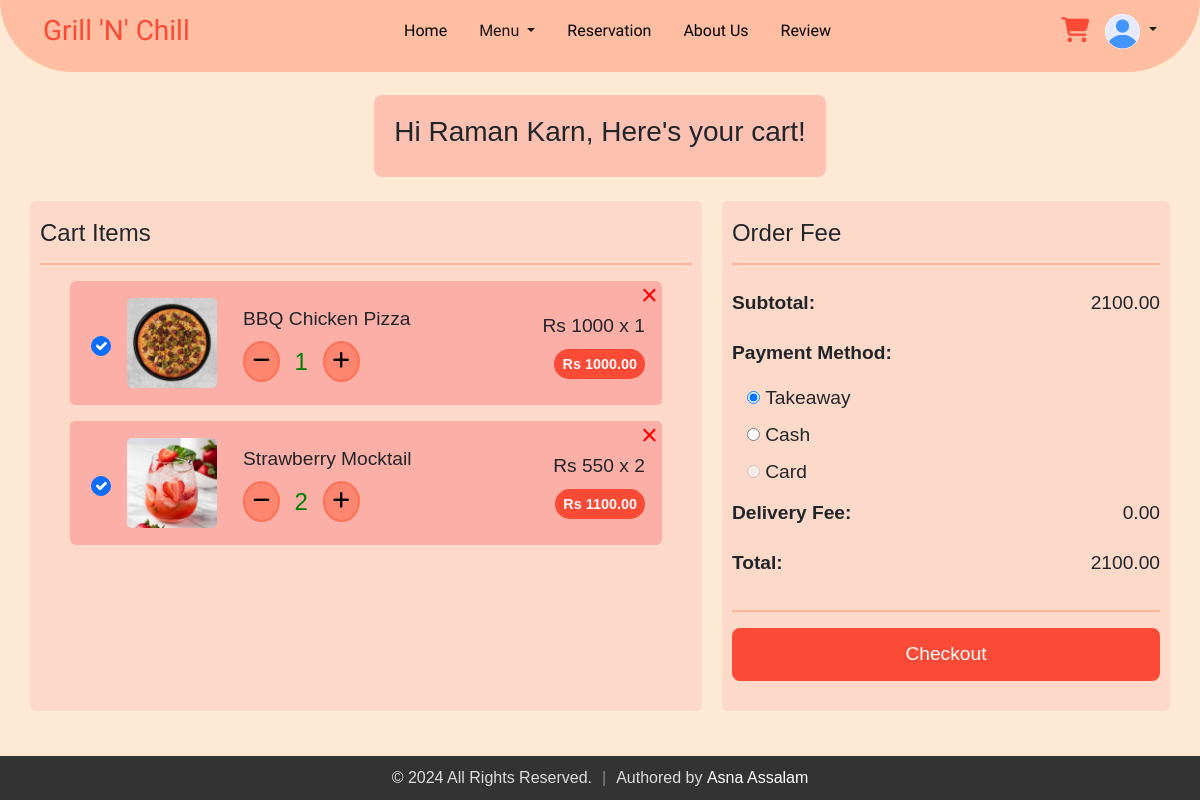
The app's page /cart.php (signed in) with its own data.
### tables this page shows
CREATE TABLE `users` (
  `email` varchar(255) NOT NULL,
  `firstName` varchar(255) NOT NULL,
  `lastName` varchar(255) NOT NULL,
  `contact` varchar(10) NOT NULL,
  `password` varchar(255) NOT NULL,
  `dateCreated` timestamp NOT NULL DEFAULT current_timestamp(),
  `profile_image` varchar(255) NOT NULL DEFAULT 'default.jpg',
  `is_active` tinyint(1) DEFAULT 1
);

CREATE TABLE `cart` (
  `id` int(11) NOT NULL,
  `itemName` varchar(255) NOT NULL,
  `price` decimal(10,0) NOT NULL,
  `image` varchar(255) NOT NULL,
  `quantity` int(11) NOT NULL,
  `catName` varchar(255) NOT NULL,
  `email` varchar(255) NOT NULL,
  `total_price` decimal(10,2) NOT NULL,
  `date_added` timestamp NOT NULL DEFAULT current_timestamp()
);

### cart.php (the view, shortened to what this page needs)
<?php
require 'db_connection.php';
$email = $_SESSION['email'];
$stmt = $conn->prepare('SELECT * FROM users WHERE email=?');
$stmt->bind_param('s', $email);
$stmt->execute();
$result = $stmt->get_result();
$user = $result->fetch_assoc();
$stmt = $conn->prepare('SELECT * FROM cart WHERE email=?');
$stmt->bind_param('s', $email);
$stmt->execute();
$itemsResult = $stmt->get_result();
?>
<!DOCTYPE html>
<html lang="en">
<head>
  <link rel='stylesheet' href='https://cdnjs.cloudflare.com/ajax/libs/twitter-bootstrap/4.5.2/css/bootstrap.min.css' />
  <link rel='stylesheet' href='https://cdnjs.cloudflare.com/ajax/libs/font-awesome/5.9.0/css/all.min.css' />
  <link href="https://stackpath.bootstrapcdn.com/bootstrap/5.3.0/css/bootstrap.min.css" rel="stylesheet">
  <link href="https://cdn.jsdelivr.net/npm/bootstrap@5.3.3/dist/css/bootstrap.min.css" rel="stylesheet">
  <link rel="stylesheet" href="https://cdnjs.cloudflare.com/ajax/libs/font-awesome/6.2.0/css/all.min.css" />
  <link rel="stylesheet" href="cart.css" />
</head>
<body>
  <?php
  if ($_SESSION['userloggedin']) {
    include_once('nav-logged.php');
  } else {
    include_once('navbar.php');
  }
  ?>
  <div class="title mb-4">
    <h3>Hi <?php echo $user['firstName'] . " " . $user['lastName']; ?>, Here's your cart!</h3>
  </div>
  <div class="cart-details ">
    <div class="cart-items">
      <h4 class="mt-2">Cart Items</h4>
      <hr>
      <ul class="list-group">
        <?php if ($itemsResult->num_rows > 0): ?>
          <?php while ($item = $itemsResult->fetch_assoc()) : ?>
            <li class="d-flex justify-content-between align-items-center mb-3 list-group-item">
              <div class="d-flex align-items-center">
                <input type="checkbox" class="form-check-input ms-1 selection" style="width: 20px; height: 20px; border-radius: 50%; " data-price="<?= $item['price'] ?>" checked>
                <?php
                if (!empty($item['image'])) {
                  echo '<img src="uploads/' . htmlspecialchars($item['image']) . '" alt="Item Image" class="item-image ">';
                } else {
                  echo '<span>No image available</span>';
                }
                ?>
                <div class="ms-3">
                  <div class="mt-1"><?php echo $item['itemName']; ?></div>
                  <div class="quantity mt-2 mb-1">
                    <button class="minus-btn minus-quantity-btn" type="button" data-id="<?= $item['id'] ?>" data-price="<?= $item['price'] ?>" min="1">
                      <i class="fas fa-minus"></i>
                    </button>
                    <input type="text" class="itemQty" value="<?= $item['quantity'] ?>" min="1" data-id="<?= $item['id'] ?>" data-price="<?= $item['price'] ?>">
                    <button class="plus-btn plus-quantity-btn" type="button" data-id="<?= $item['id'] ?>" data-price="<?= $item['price'] ?>">
                      <i class="fas fa-plus"></i>
                    </button>
                  </div>
                </div>
              </div>
              <div class="mt-1">
                <div class="d-flex flex-row justify-content-between align-items-start quantity-price">
                  <div>
                    Rs <span class="item-price"><?= $item['price'] ?></span> x <span class="item-quantity"><?= $item['quantity'] ?></span>
                  </div>
                </div>
                <div class="d-flex flex-row justify-content-end align-items-end">
                  <span class="badge rounded-pill text-light p-2 mt-2 item-total-price" style="background-color: #fb4a36;">Rs <?= $item['total_price'] ?></span>
                </div>
              </div>
              <button class="delete-icon" data-id="<?= $item['id'] ?>">
                &times;
              </button>
            </li>
          <?php endwhile; ?>
        <?php else: ?>
          <li class="list-group-item">
            Your cart is empty!
          </li>
        <?php endif; ?>
      </ul>
    </div>
    <div class="order-summary">
      <h4 class="mt-2">Order Fee</h4>
      <hr class="mb-4">
      <div class="summary-details ">
        <p><strong>Subtotal:</strong></p>
        <p> <span id="subtotal">0</span></p>
      </div>
      <div class="summary-details payment">
        <p><strong>Payment Method:</strong></p>
        <div>
          <input type="radio" id="takeaway" name="payment_mode" value="Takeaway" checked>
          <label for="Takeaway">Takeaway</label>
        </div>
        <div>
          <input type="radio" id="cash" name="payment_mode" value="Cash">
          <label for="Cash">Cash</label>
        </div>
        <div>
          <input type="radio" id="card" name="payment_mode" value="Card" disabled style="cursor: not-allowed;">
          <label for="Card">Card</label>
        </div>
      </div>
      <div class="summary-details">
        <p><strong>Delivery Fee: </strong></p>
        <p> <span id="delivery-fee">0</span></p>
      </div>
      <div class="summary-details mb-3">
        <p><strong>Total:</strong></p>
        <p><span id="total">0</span></p>
      </div>
      <hr>
      <form id="checkout-form" action="order_review.php" method="post">
        <button type="button" id="checkout-button">Checkout</button>
      </form>
    </div>
  </div>
</body>
</html>

### nav-logged.php (shortened to what this page needs)
<?php
include 'db_connection.php';
$useremail = isset($_SESSION['email']) ? $_SESSION['email'] : '';
function get_UserInfo($email)
{
  global $conn;
  $stmt = $conn->prepare("SELECT  profile_image FROM users WHERE email = ?");
  $stmt->bind_param("s", $email);
  $stmt->execute();
  $stmt->bind_result($profile_image);
  return [
    'profile_image' => $profile_image ?: 'default.jpg'
  ];
}
$userinfo = get_UserInfo($useremail);
?>
<!DOCTYPE html>
<html lang="en">
<head>
  <link href="https://cdn.jsdelivr.net/npm/bootstrap@5.3.3/dist/css/bootstrap.min.css" rel="stylesheet" />
  <link rel="stylesheet" href="https://cdnjs.cloudflare.com/ajax/libs/font-awesome/6.2.0/css/all.min.css" />
</head>
<body>
  <?php
  $current_page = basename($_SERVER['PHP_SELF']);
  ?>
  <div>
    <nav class="navbar navbar-expand-md fixed-top">
      <div class="container-fluid nav-container">
        <a class="navbar-brand me-auto logo" href="index.php">Grill 'N' Chill</a>
        <div class="offcanvas offcanvas-end" tabindex="-1" id="offcanvasNavbar" aria-labelledby="offcanvasNavbarLabel">
          <div class="offcanvas-body text-center">
            <ul class="navbar-nav justify-content-center flex-grow-1 pe-3">
              <li class="nav-item">
                <a class="nav-link mx-lg-2 <?php echo $current_page == 'index.php' ? 'active' : ''; ?>" aria-current="page" href="index.php">Home</a>
              </li>
              <li class="nav-item dropdown">
                <a class="nav-link dropdown-toggle mx-lg-2 <?php echo $current_page == 'menu.php' ? 'active' : ''; ?>" href="menu.php" role="button" aria-haspopup="true" aria-expanded="false">
                  Menu
                </a>
              </li>
              <li class="nav-item">
                <a class="nav-link mx-lg-2 <?php echo $current_page == 'index.php#Reservation' ? 'active' : ''; ?>" href="index.php#Reservation">Reservation</a>
              </li>
              <li class="nav-item">
                <a class="nav-link mx-lg-2 <?php echo $current_page == 'index.php#About-Us' ? 'active' : ''; ?>" href="index.php#About-Us">About Us</a>
              </li>
              <li class="nav-item">
                <a class="nav-link mx-lg-2 <?php echo $current_page == '#review' ? 'active' : ''; ?>" href="#review">Review</a>
              </li>
            </ul>
          </div>
        </div>
        <a class="nav-link cart <?php echo $current_page == 'cart.php' ? 'active' : ''; ?>" href="cart.php"><i class="fas fa-shopping-cart"></i>
          <span id="cart-item" class="badge badge-danger"></span></a>
        <li class="nav-item dropdown ms-3" style="list-style: none; ">
          <a href="#" class="dropdown-toggle" id="profileDropdown" data-toggle="dropdown" aria-haspopup="true" aria-expanded="false">
            <img src="uploads/<?php echo htmlspecialchars($userinfo['profile_image']); ?>" alt="Profile Picture" class="nav-profile">
          </a>
        </li>
      </div>
    </nav>
  </div>
</body>
</html>

### cart.css (style rules this page uses)
* { margin: 0; padding: 0; }
body { background: #feead4; padding-top: 95px; }
.cart-details { display: flex; justify-content: space-between; gap: 20px; margin-bottom: 80px; margin-left: 30px; margin-right: 30px; }
.cart-items { flex: 60%; border-radius: 6px; background-color: #fdd9c9; padding: 10px; }
.order-summary { flex: 40%; background-color: #fdd9c9; padding: 10px; border-radius: 6px; height: 510px; }
.cart-items .list-group-item { display: flex; justify-content: space-between; align-items: center; position: relative; }
.list-group li { border: none; padding: 17px; background: #fcafa7; border-radius: 5px; margin-left: 30px; margin-right: 30px; font-size: 1.2rem; }
.quantity { display: flex; align-items: center; margin-top: 5px; }
.minus-btn, .plus-btn { background-color: rgba(253, 108, 77, 0.6); border: 2px solid rgba(253, 108, 77, 0.8); padding: 4px 8px; cursor: pointer; border-radius: 50%; }
.itemQty { width: 33px; text-align: center; border: none; background: none; margin: 0 5px 0 5px; font-size: 1.5rem; color: green; }
.item-image { width: 90px; height: 90px; object-fit: cover; margin-right: 10px; margin-left: 40px; border-radius: 5px; }
.summary-details { display: flex; justify-content: space-between; margin-bottom: 5px; font-size: 1.2rem; }
.cart-details hr { border: 1px solid orangered; }
.summary-details strong { font-weight: 600; }
.delete-icon { position: absolute; top: -7px; right: 4px; cursor: pointer; background: transparent; border: none; font-size: 1.8rem; color: red; }
.payment { display: flex; flex-direction: column; }
.payment input { margin-left: 15px ; }
.order-summary button { background-color: #fb4a36; color: white; border: 2px solid #fb4a36; padding: 10px; cursor: pointer; border-radius: 8px; transition: all 0.3s ease; font-size: 1.2rem; width: 100%; }
.title { display: flex; align-items: center; text-align: center; background-color: #fcc1b1; padding: 20px; border-radius: 8px; margin: 0 auto; max-width: fit-content; }

### nav-logged.php (style rules this page uses)
* { margin: 0; padding: 0; }
body { background-color: #feead4; font-family: "Poppins", sans-serif; font-weight: 300; font-style: normal; }
a { color: white; text-decoration: none; }
.navbar-brand, .offcanvas-header { color: #fb4a36; font-family: "Chewy", system-ui; font-optical-sizing: auto; font-weight: 500; font-style: normal; font-size: 28px; }
.nav-container { margin-right: 30px; margin-left: 30px; padding-bottom: 15px; padding-right: 13px; padding-left: 13px; }
.nav-link { color: black; font-weight: 500; transition: 0.3s color ease; font-family: "Lexend", sans-serif; font-optical-sizing: auto; font-weight: 480; font-style: light; }
.dropdown-toggle { color: #1d1818; text-decoration: none; transition: color 0.3s ease; }
.nav-link:hover, .nav-link.active { color: #fb4a36; }
.navbar { border-bottom-left-radius: 80px; border-bottom-right-radius: 80px; padding: 5px 0px 0px 0px; background-color: #ffbda1; }
.cart { color: green; font-size: 25px; cursor: pointer; }
.nav-profile { width: 35px; height: 35px; border-radius: 50%; object-fit: cover; }
.offcanvas-body { background: #ffbda1; }
.navbar .active { color: #fb4a36; font-weight: 700; }

### records on screen
users: profile_image (placeholder picture), firstName "Raman", lastName "Karn"
cart: image (picture), itemName "BBQ Chicken Pizza", quantity "1", price "1000", total_price "1000.00"
cart: image (picture), itemName "Strawberry Mocktail", quantity "2", price "550", total_price "1100.00"
